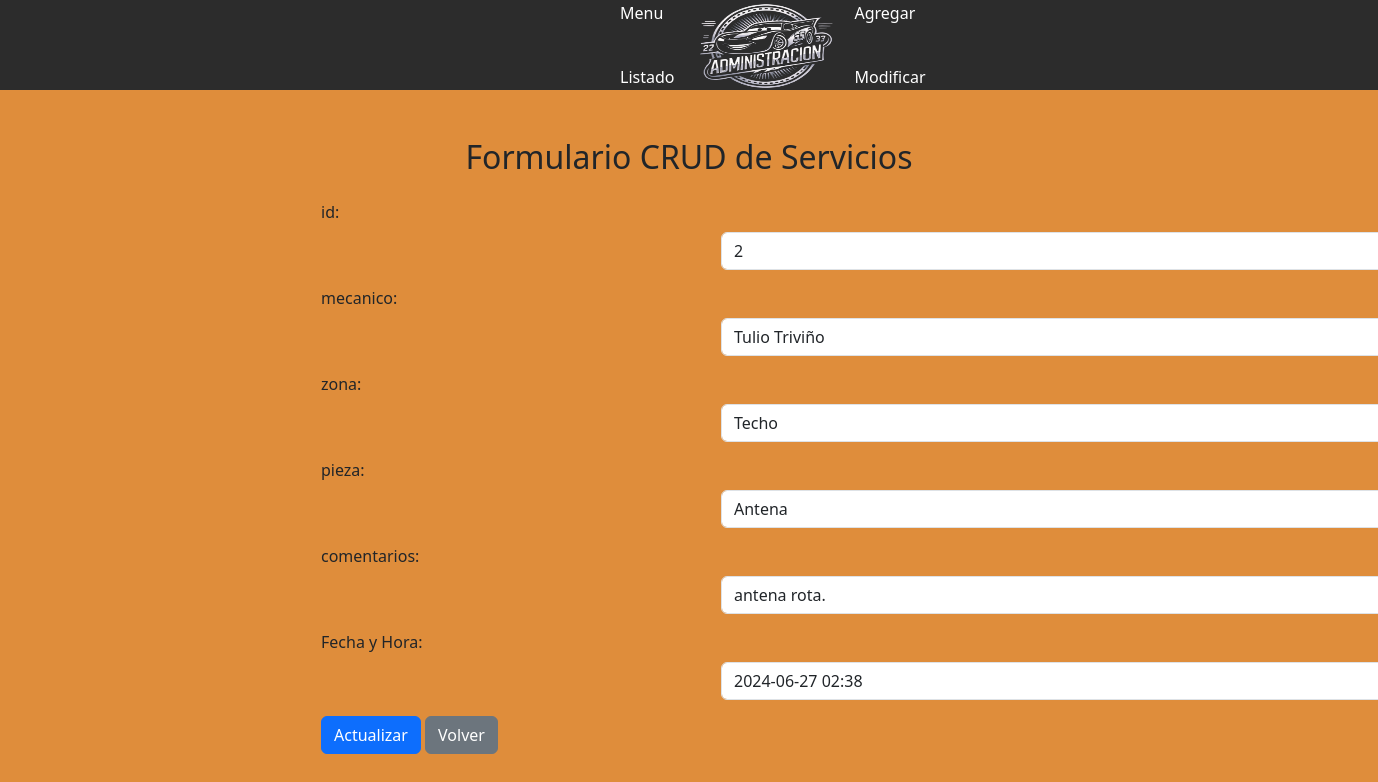
Before: /mantenimiento_findEdit/2 (signed in) with the older database file.
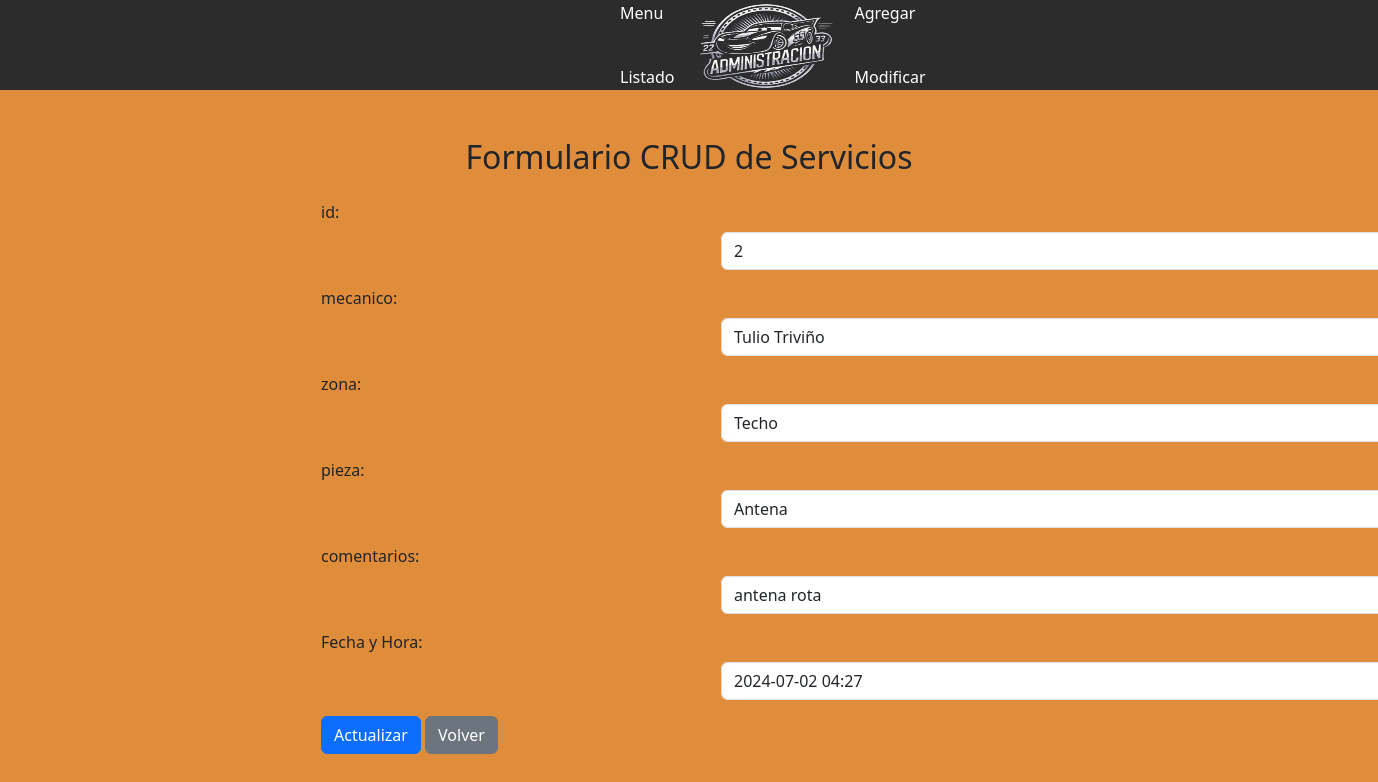
After: the same page with the newer database file.
### myapp/models.py (models this page shows, shortened)
class Mantenimiento(models.Model):
    id = models.AutoField(primary_key=True)
    mecanico = models.CharField(max_length=255)
    zona = models.CharField(max_length=255)
    pieza = models.CharField(max_length=255)
    comentarios = models.TextField()
    fecha_hora = models.DateTimeField(auto_now_add=True)  # Campo para registrar fecha y hora en el momento de envío de formulario

### myapp/views.py (the view)
# urls.py: path('mantenimiento_findEdit/<str:pk>', views.mantenimiento_findEdit, name='mantenimiento_findEdit'),
@login_required
@superuser_required
def mantenimiento_findEdit(request,pk):
    if pk != "":
        mantenimiento=Mantenimiento.objects.get(id=pk)
        context={'mantenimiento':mantenimiento}
        if mantenimiento:
            return render(request, 'Administracion/editS.html', context)
        else:
            context={'mensaje':'Error, rut no existe...'}
            return render(request, 'Administracion/listar.html', context)

### myapp/templates/Administracion/editS.html (shortened to what this page needs)
{% load static %}
<!DOCTYPE html>
<html lang="en">
<head>
    <link rel="stylesheet" href="{% static 'css/menu.css' %}">
    <link rel="stylesheet" href="{% static 'css/Listado.css' %}">
    <link rel="stylesheet" href="{% static 'bootstrap-5.3.3/css/bootstrap.css' %}">
</head>
<body>
    <div class="navbarM">
        <ul class="nav me-auto mb-4 mb-lg-0">
            <li class="nav-item">
                <a class="nav-link" href="{% url 'menu' %}">Menu</a>
            </li>
            <li class="nav-item">
                <a class="nav-link" href="{% url 'listar' %}">Listado</a>
            </li>
        </ul>
        <a class="logo" href="{% url 'menu' %}">
            <img src="{% static 'imagenes/Adm.png' %}" alt="logo" width="140px" height="100px">
        </a>
        <ul class="nav ms-auto mb-2 mb-lg-0">
            <li class="nav-item">
                <a class="nav-link" href="{% url 'agrega' %}">Agregar</a>
            </li>
            <li class="nav-item">
                <a class="nav-link" href="{% url 'modificar' %}">Modificar</a>
            </li>
        </ul>
    </div>
    <div class="container mt-5">
        <div class="row justify-content-center">
            <div class="col-md-8">
                {% if mantenimiento %}
                <h2 class="text-center mb-4">Formulario CRUD de Servicios</h2>
                <form action="{% url 'serviciosUpdate' %}" method="POST">
                    <div class="mb-3">
                        <label class="form-label">id:</label>
                        <input type="text" name="id" value="{{mantenimiento.id}}" class="form-control" readonly>
                    </div>
                    <div class="mb-3">
                        <label class="form-label">mecanico:</label>
                        <input type="text" name="mecanico" value="{{mantenimiento.mecanico}}" class="form-control" required>
                    </div>
                    <div class="mb-3">
                        <label class="form-label">zona:</label>
                        <input type="text" name="zona" value="{{mantenimiento.zona}}" class="form-control" required>
                    </div>
                    <div class="mb-3">
                        <label class="form-label">pieza:</label>
                        <input type="text" name="pieza" value="{{mantenimiento.pieza}}" class="form-control" required>
                    </div>
                    <div class="mb-3">
                        <label class="form-label">comentarios:</label>
                        <input type="text" name="comentarios" value="{{mantenimiento.comentarios}}" class="form-control" required>
                    </div>
                    <div class="mb-3">
                        <label class="form-label">Fecha y Hora:</label>
                        <input type="text" name="fecha" value="{{ mantenimiento.fecha_hora|date:'Y-m-d H:i' }}" class="form-control" readonly>
                    </div>
                    <input type="submit" name="opcion" value="Actualizar" class="btn btn-primary">
                    <a href="{% url 'modificar' %}" class="btn btn-secondary">Volver</a>
                </form>
                <br>
                {% endif %}
            </div>
        </div>
    </div>
</body>
</html>

Changed rows visible on the page:
changed Mantenimiento "Tulio Triviño": comentarios "antena rota." → "antena rota"; fecha "2024-06-27 02:38" → "2024-07-02 04:27"
